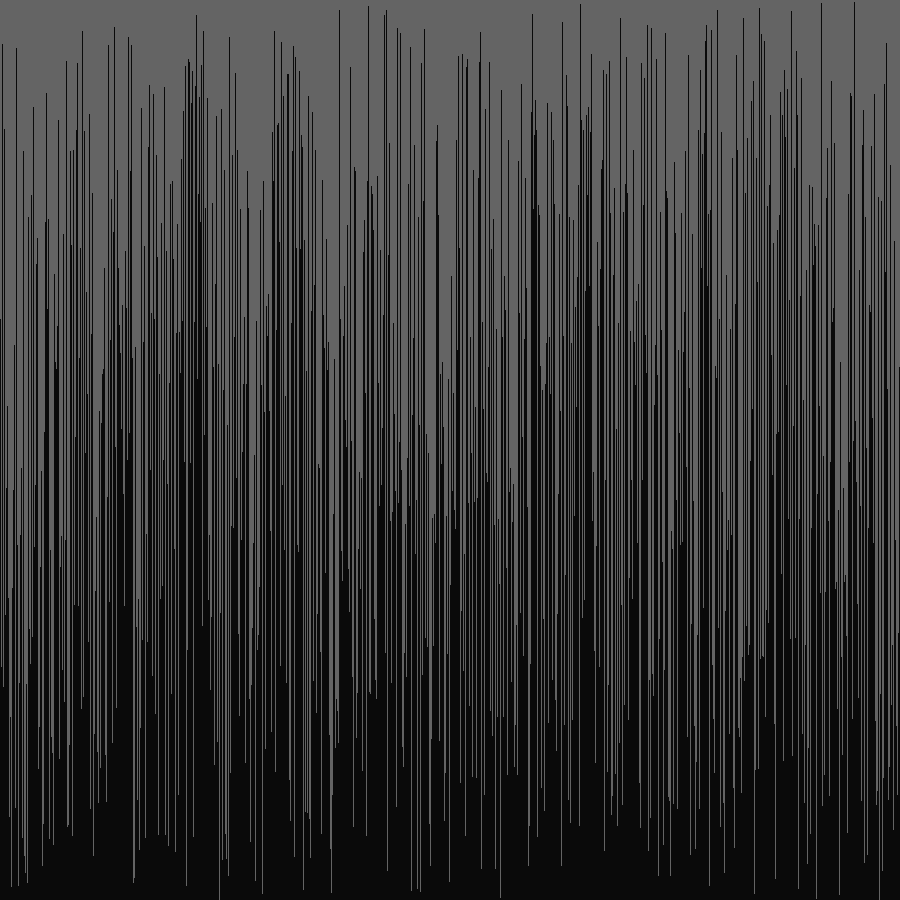
Frame 1 (no input)
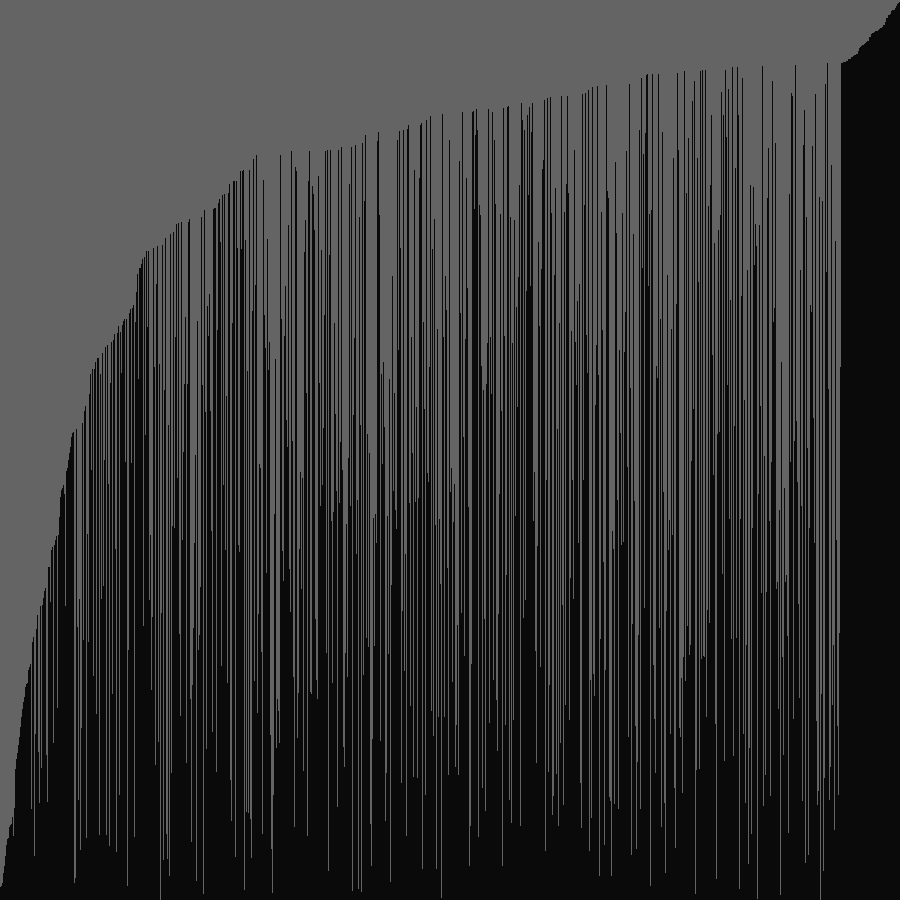
Frame 60 (the mouse pressed at the canvas centre just before this capture)
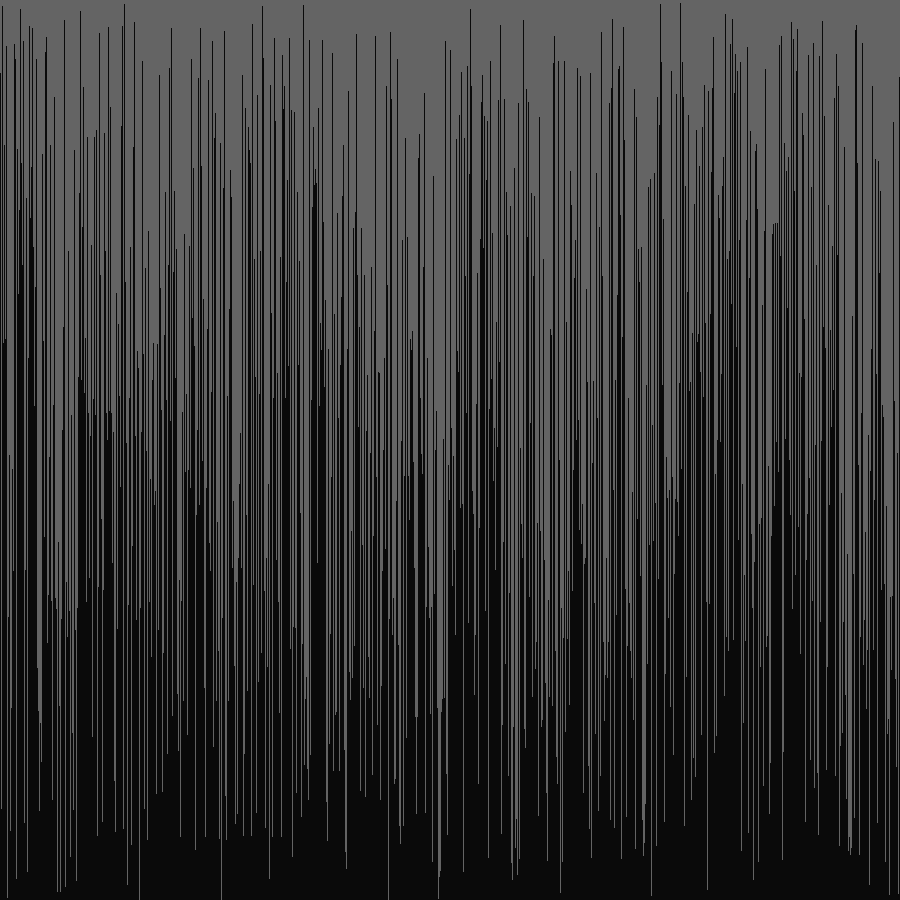
Frame 120 (the mouse held since frame 60 and released just before this capture)

The Processing sketch that drew these frames (run headless with seeded random() and noise(); from frame 60 on, the mouse is pressed at the canvas centre):

// Processing sketch: arraySorter
// ── arraySorter.pde
//1. create an array of ints. don't initialize it yet.
int array[];

void setup() {
  //2. set the size of your window
  size(900, 900);

  //3. initialize your array with the built in width variable
array = new int[width];
  
  //4. initialize the ints in the array with random numbers
  //   from 0 to the built in height variable
  for(int i = 0; i < array.length; i++) {
   int rand = (int)random(0,height);
   array[i] = rand;
  }
  //5. call the noStroke() method
  noStroke();
}

void draw() {
  //6. set the background color with background(r, g, b);
background(100, 100, 100);

  //7. set the color for your graph
fill(10, 10, 10);

  //8. draw a rectangle for each int in your array.
  for(int i = 0; i < array.length; i++) {
    rect(i, height, 1, -array[i]);
  }
  //   the x value will be the index of the int
  //   the y value will the height variable
  //   the width is 1
  //   the height is negative the value of the int at that element in the array


  //9. call the stepSort method
  stepSort(array);
  //11. call the method you made in step 10 when the mouse is pressed
  if (mousePressed) {
    randomArray();
  }
}
  void randomArray() {
      //10. extract the code that randomizes the array into a method.
for(int i = 0; i < array.length; i++) {
   int rand = (int)random(0,height);
   array[i] = rand;
  }
  }
void stepSort(int[] arr) {
  for (int i = 1; i < arr.length; i++) {
    if (arr[i - 1] > arr[i]) {
      int t = arr[i];
      arr[i] = arr[i - 1];
      arr[i - 1] = t;
    }
  }
}
